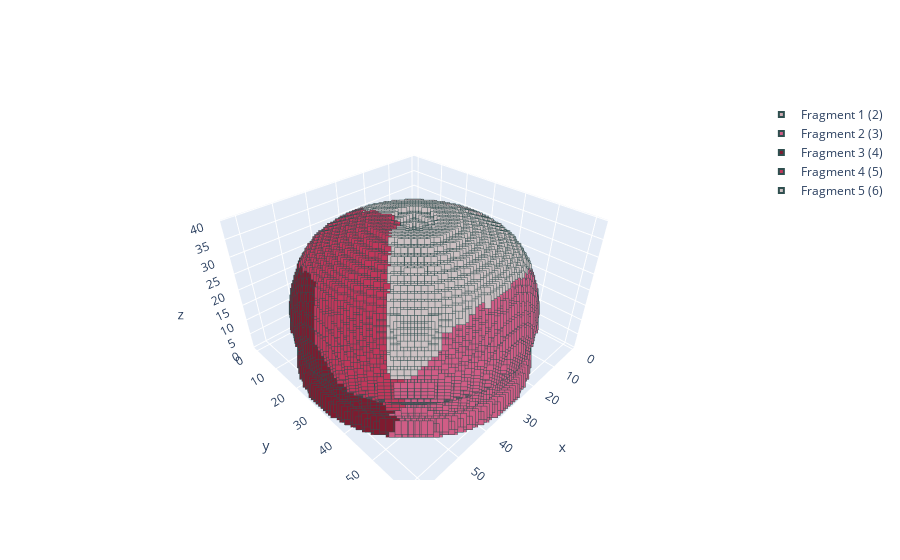

The cell this chart's notebook holds for it:
### Code cell
ut.plot_frag(vox_pottery)

### Figure 1 — Plotly figure (JSON) as saved in the notebook; plotly's stock layout.template omitted (floating-point values rounded to 4 significant figures; data arrays with more than 128 entries replaced by an {"elided": "..."} marker saying what was removed)
{"data": [{"marker": {"color": "#ceabb2", "line": {"color": "DarkSlateGrey", "width": 2}, "size": 5, "symbol": "square"}, "mode": "markers", "name": "Fragment 1 (2)", "type": "scatter3d", "x": {"elided": "4891 int values"}, "y": {"elided": "4891 int values"}, "z": {"elided": "4891 int values"}}, {"marker": {"color": "#d05d86", "line": {"color": "DarkSlateGrey", "width": 2}, "size": 5, "symbol": "square"}, "mode": "markers", "name": "Fragment 2 (3)", "type": "scatter3d", "x": {"elided": "5167 int values"}, "y": {"elided": "5167 int values"}, "z": {"elided": "5167 int values"}}, {"marker": {"color": "#7e1b2f", "line": {"color": "DarkSlateGrey", "width": 2}, "size": 5, "symbol": "square"}, "mode": "markers", "name": "Fragment 3 (4)", "type": "scatter3d", "x": {"elided": "4098 int values"}, "y": {"elided": "4098 int values"}, "z": {"elided": "4098 int values"}}, {"marker": {"color": "#c1375b", "line": {"color": "DarkSlateGrey", "width": 2}, "size": 5, "symbol": "square"}, "mode": "markers", "name": "Fragment 4 (5)", "type": "scatter3d", "x": {"elided": "3948 int values"}, "y": {"elided": "3948 int values"}, "z": {"elided": "3948 int values"}}, {"marker": {"color": "#cdc1c3", "line": {"color": "DarkSlateGrey", "width": 2}, "size": 5, "symbol": "square"}, "mode": "markers", "name": "Fragment 5 (6)", "type": "scatter3d", "x": {"elided": "3287 int values"}, "y": {"elided": "3287 int values"}, "z": {"elided": "3287 int values"}}], "layout": {}}
